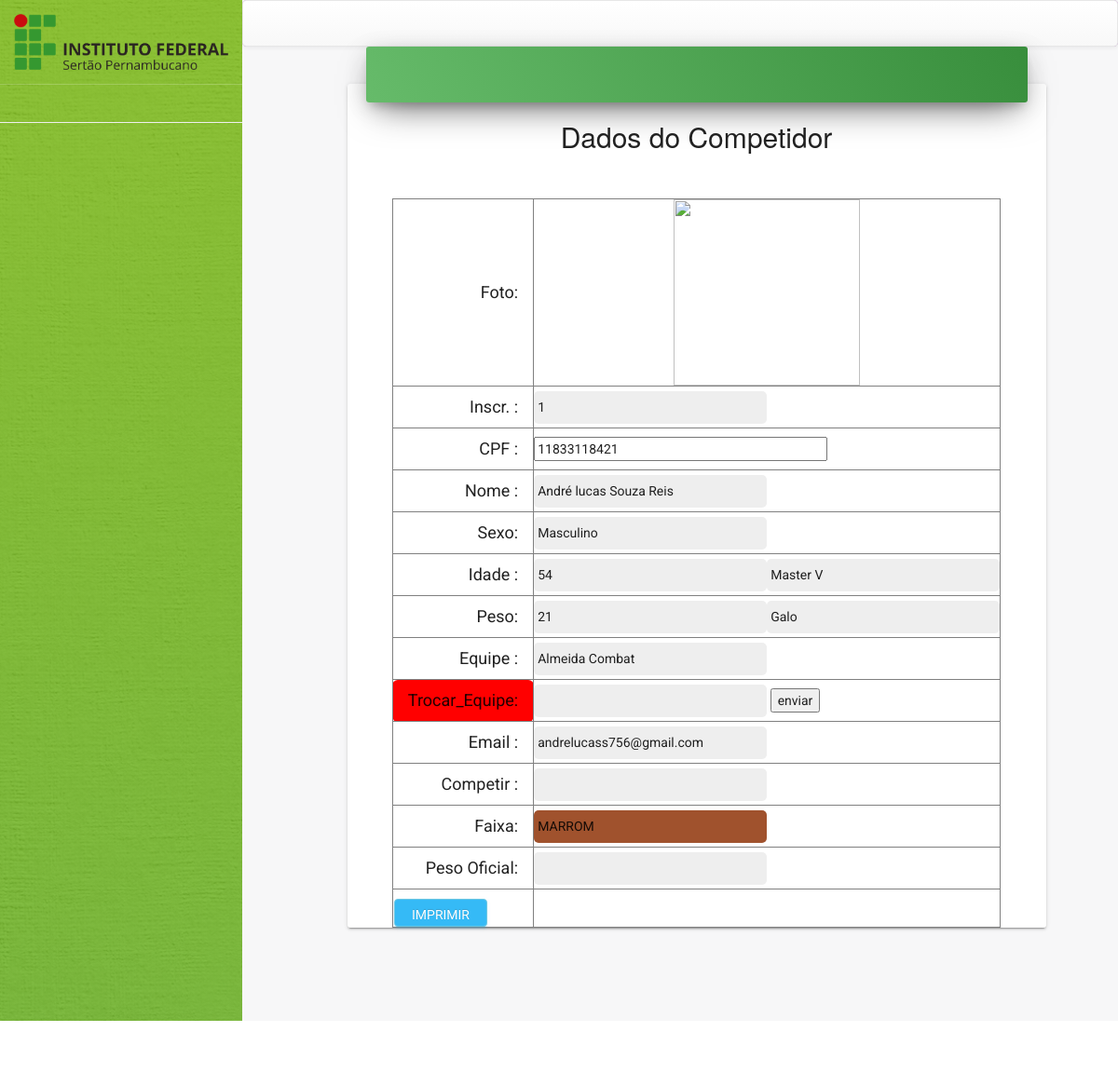
The page /adm/dados_comp.php?cpf=11833118421 on the database its author committed.
### tables this page shows
CREATE TABLE `usuarios` (
  `id` int(11) NOT NULL,
  `niveis_acesso_id` int(1) NOT NULL,
  `cpf` varchar(15) NOT NULL,
  `email` varchar(520) NOT NULL,
  `senha` varchar(50) NOT NULL,
  `nome` varchar(100) NOT NULL,
  `sexo` varchar(10) NOT NULL,
  `idade` varchar(10) NOT NULL,
  `peso` varchar(10) NOT NULL,
  `equipe` varchar(100) NOT NULL,
  `faixa` varchar(10) NOT NULL,
  `categoriaida` varchar(100) NOT NULL,
  `categoriapeso` varchar(100) NOT NULL,
  `imagem` varchar(100) NOT NULL
);

### adm/dados_comp.php (the view, shortened to what this page needs)
<!doctype html>
<?php
include_once("../fun/conexao.php");
 $cpf = $_GET['cpf'];
$resultado = ("SELECT * FROM usuarios WHERE cpf LIKE '".$cpf."';");
$status = mysqli_query($conn, $resultado);
$linha=mysqli_fetch_array($status);
$foto = "$cpf .jpg";
$roxa="ROXA";
$branca="BRANCA";
$marrom="MARROM";
$azul="AZUL";
$preto="PRETA";
$cor = $linha['faixa'];
?>
<html lang="pt">
<head>
    <link href="assets/css/bootstrap.min.css" rel="stylesheet" />
    <link href="assets/css/animate.min.css" rel="stylesheet"/>
    <link href="assets/css/light-bootstrap-dashboard.css" rel="stylesheet"/>
	<link rel="stylesheet" href="https://maxcdn.bootstrapcdn.com/font-awesome/latest/css/font-awesome.min.css" />
    <link href="assets/css/bootstrap.min.css" rel="stylesheet" />
    <link href="assets/css/material-kit.css" rel="stylesheet"/>
	<link href="../css/style.css" rel="stylesheet" />
	<link href="../css/bootstrap-theme.css" rel="stylesheet" />
	<link href="../css/bootstrap.css" rel="stylesheet" />
	<link href="assets/css/demo.css" rel="stylesheet" />
    <link href="http://maxcdn.bootstrapcdn.com/font-awesome/4.2.0/css/font-awesome.min.css" rel="stylesheet">
    <link href="assets/css/pe-icon-7-stroke.css" rel="stylesheet" />
</head>
<body>
<div class="wrapper">
    <div class="sidebar" data-color="green" data-image="assets/img/4.jpg">
    	<div class="sidebar-wrapper">
            <div class="logo">
                <a href="http://www.google.com" class="simple-text">
                  <div align="center">	<img src="img/ifsertao.png"  width="100%" align="center" > </div>
                </a>
            </div>
           <ul class="nav">
				 <li >
                     <p><hr></p>
                </li>
            </ul>
    	</div>
    </div>
    <div class="main-panel">
        <nav class="navbar navbar-default navbar-fixed">
        </nav>
        <div class="container">
		<br>
		<br>
				<div class="row">
					<div class="col-md-8 col-md-offset-1 ">
					<div class="card card-signup">
								<div class="header header-success btn-lg text-center">
									</div>
			<center>
				<h2>Dados do Competidor</h2>
			<table id="cad_table" border="1">
				<tr>
				<td class="btn-lg text-right" colspan="">Foto:</td>
				<td align="center" width="%" height="" colspan="2"><img width="200px" align="center" height="200px" src="../cliente/imagens/<?php echo $foto;?>" type="text"  name="arquivo"  > </td>
				</tr>
				<tr>
				<td class="btn-lg text-right" >Inscr. :</td>
				<td><input type="text" readonly name="cpf" class="txt" size="40"  value="<?php echo $linha['id']; ?> "><br></td><br>
				</tr>
				<tr>
				<td class="btn-lg text-right" >CPF :</td>
				<td><input type="text" readonly name="cpf" class="" size="40"  value="<?php echo $cpf ?> "><br></td><br>
				</tr>
				<tr>
				<td class="btn-lg text-right">Nome :</td>
				<td><input type="text" readonly name="nome" class="txt" value="<?php echo $linha['nome']; ?>"></td>
				</tr>
				<tr>
				<td class="btn-lg text-right" >Sexo:</td>
				<td><input name="sexo"  type="text" readonly name="sexo" class="txt" value="<?php echo $linha['sexo']; ?>" /> </td>
				</tr>
				<tr>
				<td class="btn-lg text-right">Idade :</td>
				<td><input type="text" readonly name="idade" class="txt" value="<?php echo $linha['idade'];?>"><input type="text" readonly name="idade" class="txt" value="<?php echo $linha['categoriaida'];?>"</td>
				</tr>
				<tr>
				<td class="btn-lg text-right" >Peso:</td>
				<td><input type="text" readonly name="peso" class="txt" value="<?php echo $linha['peso'];?>"><input type="text" readonly name="peso" class="txt" value="<?php echo $linha['categoriapeso'];?>"</td>
				</tr>
				<tr>
				<td class="btn-lg text-right">Equipe :</td>
				<td><input type="text" readonly name="equipe" class="txt" value="<?php echo $linha['equipe'];?>"></td>
				</tr>
				<form action="updateequipe.php" method="POST">
				<tr>
				<td class="btn-lg text-right" bgcolor="red">Trocar_Equipe:</td>
				<td><input type="text"  name="equipenova" class="txt" value="">
				<input type="submit" value="enviar">
				<input type="hidden" name="cpf" class="txt" value="<?php echo $linha['cpf'];?>"></input></td>
				</tr>
				</form>
				<tr>
				<td class="btn-lg text-right">Email :</td>
				<td><input type="text" readonly name="email" class="txt" value="<?php echo $linha['email'];?>"></td>
				</tr>
				<tr>
				<td class="btn-lg text-right">Competir :</td>
				<td><input type="text" readonly name="competir" class="txt" value="<?php echo $linha['competir'];?>"></td>
				</tr>
				<tr>
				<?php
				if($cor == $roxa){
            		echo "<td class='btn-lg text-right'>Faixa:</td>";
					echo "	<td><input type='text' readonly name='faixa' class='txtroxa' value= ".$linha['faixa']."> </td>";
						}elseif($cor == $branca){
								 echo "<td class='btn-lg text-right'>Faixa:</td>";
								 echo "	<td><input type='text'  readonly name='faixa' class='txtbranca' value= ".$linha['faixa']."> </td>";
						}elseif($cor == $preto){
								 echo "<td class='btn-lg text-right'>Faixa:</td>";
								 echo "	<td><input type='text' color='red' readonly name='faixa' class='txtpreto' value= ".$linha['faixa']."> </td>";
						}elseif($cor == $marrom){
								 echo "<td class='btn-lg text-right'>Faixa:</td>";
								 echo "	<td><input type='text' readonly name='faixa' class='txtmarrom' value= ".$linha['faixa']."> </td>";
						}elseif($cor == $azul){
								 echo "<td class='btn-lg text-right'>Faixa:</td>";
								 echo "	<td><input type='text' readonly name='faixa' class='txtazul' value= ".$linha['faixa']."> </td>";
						}else{
								 echo "<td class='btn-lg text-right'>Faixa:</td>";
								 echo "	<td><input type='text' readonly name='faixa' class='txt' value= ".$linha['faixa']."> </td>";
						}
							?>
				</tr>
					<tr>
            <td class='btn-lg text-right'>Peso Oficial:</td>
				<td><input type="text" readonly name="faixa" class="txt" > </td>
       </tr>
				<td>
				<input align="center" type="button" class="btn btn-info botao print" name="imprimir" value="Imprimir" onclick="window.print();">
				</td>
			</table>
			</center>
						</div>
					</div>
				</div>
			</div>
		</div>
    </div>
<footer class="footer">
            <div class="container-fluid">
                <p class="copyright pull-right">
                </p>
            </div>
        </footer>
</body>
</html>

### css/style.css (style rules this page uses)
body { margin: 0; padding: 0; outline: none; font-family: "Calibri"; }
.txt { height: 35px; width: 250px; border: none; border-radius: 5px; background-color: #EEE; padding: 4px; }
.txtmarrom { height: 35px; width: 250px; border: none; border-radius: 5px; background-color: #A0522D; padding: 4px; }
.btn { width: 100px; height: 30px; background-color: #EFEFEF; border-radius: 4px; border: 1px solid #CCC; }

### adm/dados_comp.php (style rules this page uses)
.botao { display: none; }

### rows shown on the page
usuarios: cpf "1", nome "André lucas Souza Reis", sexo "Masculino", idade "54", idade "Master V", peso "21", peso "Galo", equipe "Almeida Combat", email "andrelucass756@gmail.com", faixa "MARROM"
